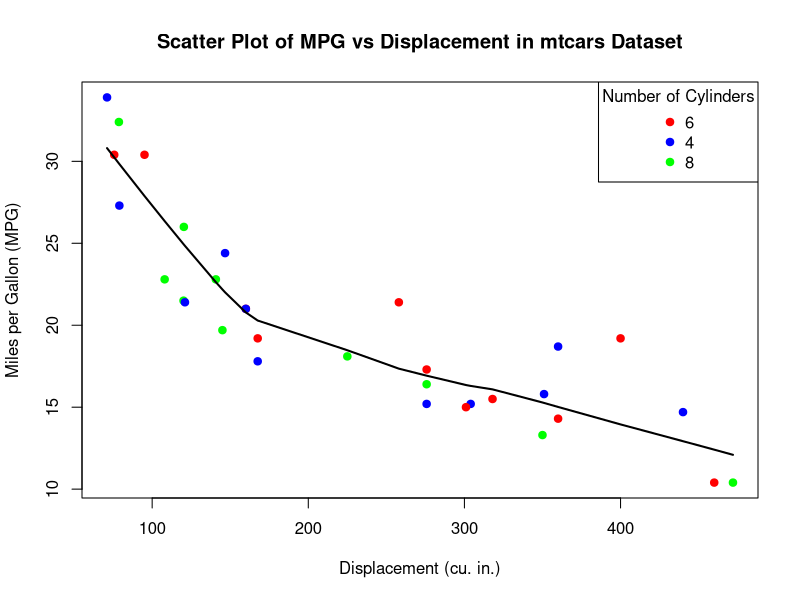

Reproduce this figure in R.

data(mtcars)

mtcars$cyl<-as.factor(mtcars$cyl)
colors <- c("red", "blue", "green")

plot(
  mtcars$disp, mtcars$mpg,
  col = colors,
  pch = 19,
  main = "Scatter Plot of MPG vs Displacement in mtcars Dataset",
  xlab = "Displacement (cu. in.)",
  ylab = "Miles per Gallon (MPG)"
)

lines(lowess(mtcars$disp, mtcars$mpg), col = "black", lwd = 2)

legend(
  "topright",
  legend = unique(mtcars$cyl),
  col = c("red", "blue", "green"),
  pch = 19,
  title = "Number of Cylinders"
)
